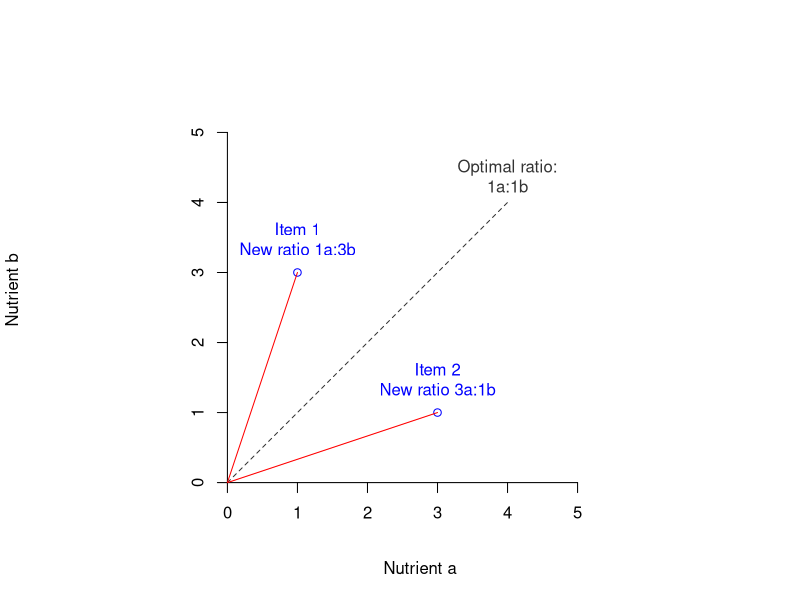
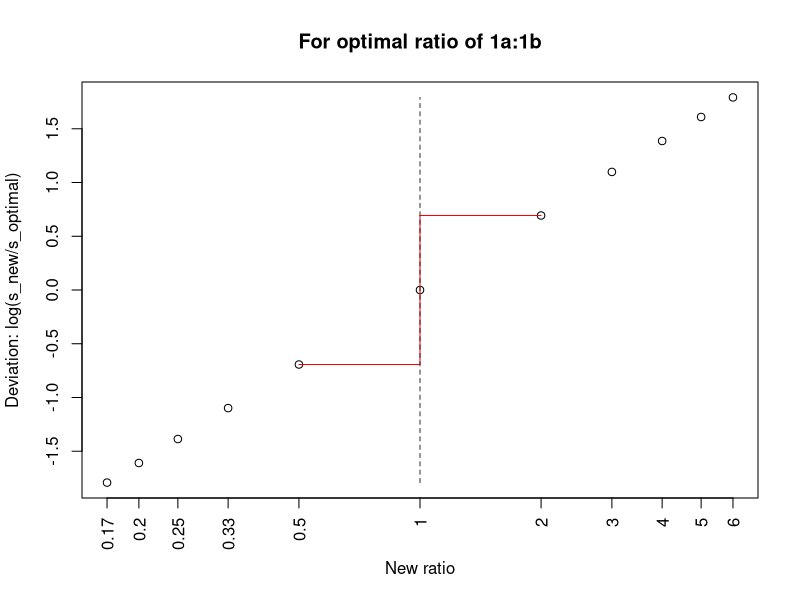
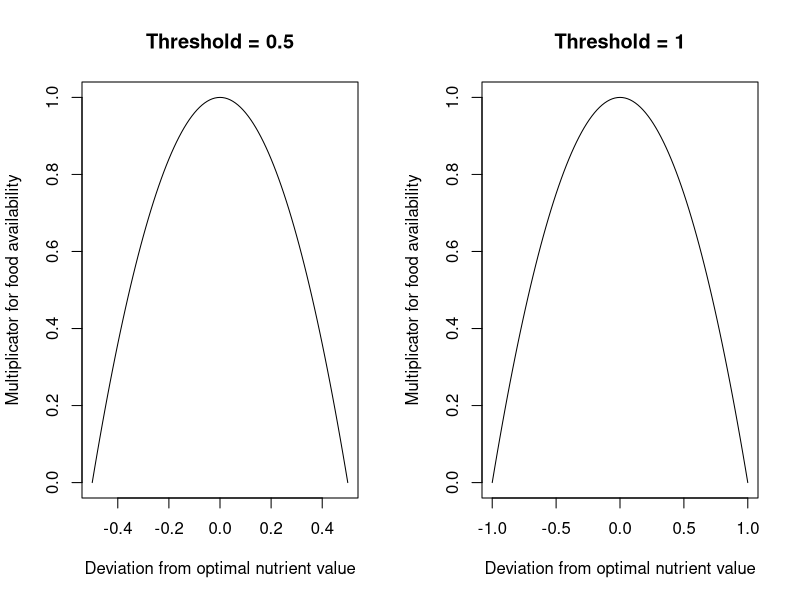

These charts were generated, in order, by the following R code:
## ---- chunk 1
knitr::opts_chunk$set(echo = TRUE, fig.path = "static")
## ---- chunk 2
# diagram <- DiagrammeR::grViz("digraph flowchart {
#   node [shape=box, style = filled];
# 
#     7 [label = 'Electivity Scores', fillcolor = PaleGreen]
# 
#   node[fillcolor = LightCoral]
#     2 [label = 'Availability of Food Resources in the Environment'];
#     3 [label = 'Composition of Food Resources'];
#     4 [label = 'Overall Nutritional Goals'];
# 
#   node[fillcolor = lightblue]
#     1 [label = 'Diet'];
#     6 [label = 'Subjective Availability of Food Resources'];
#     5 [label = 'Current Nutritional State'];
# 
#     2 -> 6[arrowhead = 'none'];
#     6 -> 1;
#     3 -> 1;
#     4 -> 1;
#     5 -> 1;
#     1 -> 5;
#     1 -> 7;
#     2 -> 7;
# 
# subgraph {
#  rank = same; 2; 3; 4;}}")
# diagram = DiagrammeRsvg::export_svg(diagram)
# diagram = charToRaw(diagram) # flatten
# rsvg::rsvg_png(diagram, "diagram.png")
cat("![](diagram.png)")
## ---- chunk 3

# Create Plot 1
{
plot(NA,
     xlim = c(0, 5.5),
     ylim = c(0, 5.5),
     xlab = "Nutrient a",
     ylab = "Nutrient b",
     axes = FALSE,
     asp = 1)

# Add axes
axis(1, pos = 0, at = 0:5, labels = c(0:5))
axis(2, pos = 0, at = 0:5, labels = c(0:5))

# Add line for target ratio
lines(x = c(0, 4), y = c(0, 4), col = "grey20", lty = 2)

# Set point coordinates for potential food items and add points for each of them
xc = c(1, 3)
yc = c(3, 1)
points(x = xc, y = yc, col = "blue")

# Add the lines for new ratios
lines(x = c(0, xc[1]), y = c(0, yc[1]), col = "red")
lines(x = c(0, xc[2]), y = c(0, yc[2]), col = "red")

# Add captions
text(x = 4, y = 4, pos = 3,
     labels = "Optimal ratio:\n1a:1b", col = "grey20")
text(x = xc, y = yc + 0.1, pos = 3,
     labels = paste0("Item ", 1:2, "\nNew ratio ", xc, "a:", yc, "b"),
     col = "blue")
}
## ---- chunk 4
snew <- c(1/6:1, 2:6)
s_opt_1 <- 1
s_opt_2 <- 0.5
plot(x = log(snew), y = log(snew/s_opt_1),
     main = "For optimal ratio of 1a:1b",
     xaxt = "n",
     xlab = "New ratio",
     ylab = "Deviation: log(s_new/s_optimal)")
axis(side = 1, at = log(snew), labels = round(snew, 2),
     las = 2)
# Line for deviations
lines(x = log(c(0.5, 1, 1, 1, 2)),
            y = log(c(0.5, 0.5, 1, 2, 2)/s_opt_1),
            lty = 1, col = "red")
# Optimal line
lines(x = c(log(1), log(1)), y = c(log(min(snew)/1), log(max(snew)/1)),
      lty = 2, col = "grey20")


## ---- chunk 5
par(mfrow = c(1,2))
curve((1 - (x/0.5)^2), from = -0.5, to = 0.5,
      main = "Threshold = 0.5",
      xlab = "Deviation from optimal nutrient value",
      ylab = "Multiplicator for food availability")
curve((1 - (x/1)^2), from = -1, to = 1,
      main = "Threshold = 1",
      xlab = "Deviation from optimal nutrient value",
      ylab = "Multiplicator for food availability")


## ---- chunk 6
geometric_framework <- function(items_nutrients = list(c(3,1), c(1,3), c(1,1)),
                                items_availability = c(0.8, 0.8, 0.8),
                                optimal_ratio = c(2,1),
                                threshold_deviation = 1,
                                n_feeding_events = 100,
                                n_individuals = 10,
                                initial_nutrients = c(0,0),
                                return_class = c("list", "df")) {
  
  # If no return class is specified, use first type in vector (here a list)  
  return_class <- match.arg(return_class)
  
  ## Do some checks
  if (length(items_nutrients) != length(items_availability))
    stop("Length of items_nutrients and items_availability differ.
         Provide nutrients and availability for all items included.")
  if(any(lapply(items_nutrients, length) != 2)) stop("Currently, only two types of nutrients per item allowed.")
  if(any(lapply(items_availability, length) != 1)) stop("Provide one availability value per item.")
  
  
  ## Define Beta density function parameterized with "prob" and "theta" for adding
  # "noise" to food availability. Taken from
  # https://rdrr.io/github/rmcelreath/rethinking/src/R/distributions.r
  rbeta2 <- function( n , prob , theta ) {
    a <- prob * theta
    b <- (1-prob) * theta
    rbeta( n , shape1 = a , shape2 = b)
  }
  
  ## Initialize Variables and Objects
  
  # Prior to the first feeding event, animals current nutrients are the set to initial_nutrients
  current_nutrients_per_individual <- rep(list(initial_nutrients), n_individuals)
  
  # Set up helper variables and vector for probabilities to choose each item
  n_nutrients <- length(items_nutrients[[1]])
  n_items <- length(items_nutrients)
  probability_weight_choosing_item <- rep(NA, n_items)
  
  # Set up matrix for items consumed with feeding events as rows and individuals as columns
  items_consumed <- matrix(NA, nrow = n_feeding_events, ncol = n_individuals)
  
  # Set up array for consumed nutrients with feeding events as rows (first
  # index), individuals as columns (second index), and the different nutrients in
  # the third dimension (third index)
  nutrients_consumed <- array(NA, dim = c(n_feeding_events, n_individuals, n_nutrients))
  
  dimnames(nutrients_consumed) <-  list( 1:n_feeding_events,
                                         1:n_individuals,
                                         1:n_nutrients)
  
  # Save parameters as attributes
  attr(nutrients_consumed, "items_nutrients") <- items_nutrients
  attr(nutrients_consumed, "items_availability") <- items_availability
  attr(nutrients_consumed, "optimal_ratio") <- optimal_ratio
  
  
  # For each item, add inter-individual variability in food availability using the above defined function rbeta2
  availability_per_individual <- t(sapply(items_availability, function(x)
    rbeta2(n = n_individuals, prob = x, theta = 500)))
  
  ## Apply Geometric Framework assumptions to select which food item to include in diet
  
  # Go though all feeding events...
  for (event_i in 1:n_feeding_events) { 
    
    #... and for each feeding event, through all individuals...
    for (individual_j in 1:n_individuals) { 
      
       # ... and for each individual through all items.
      for (item_k in 1:n_items) {
        
  # First, determine how nutrients would look like if item_k is added to current nutrients
    potential_nutrients <- current_nutrients_per_individual[[individual_j]] + items_nutrients[[item_k]]
        
  # Transform optimal ratio and potential ratio from vector to numeric value
    optimal_ratio_numeric <- optimal_ratio[1] / optimal_ratio[2]
    potential_nutrient_ratio_numeric <- potential_nutrients[1] / potential_nutrients[2]

  
  # Calculate the deviation from the optimal nutrient acquisition if item_k was consumed 
    deviation_from_optimal_nutrients <- log(optimal_ratio_numeric/ potential_nutrient_ratio_numeric)
        
  # Set probability to select item_k according to how much the nutrients
  # deviate from the optimal amount.  Note that the probabilities
  # for all different items don't have to sum up to 1 to be
  # used in `sample()`, they are rather considered as relative weights.
        
  # If deviation > threshold, set value to 0
    if(abs(deviation_from_optimal_nutrients) > threshold_deviation){
          probability_weight_choosing_item[item_k] <- 0
    } else {
     # Explanation in text, but in short: if deviation is 0, just use food
     # availability as probability. With increasing deviation, put a larger
     # penalty on item and decrease probability accordingly.The severity of 
     # the penalty is dependent on the threshold of maximum "allowed" deviation 
      probability_weight_choosing_item[item_k] <- (1 - (deviation_from_optimal_nutrients/threshold_deviation)^2) *
      availability_per_individual[[item_k, individual_j]]
     }
        
      }
      
  # Based on probability/weight, select one of the food items 
      item_selected <- sample(x = 1:n_items, size = 1, prob = probability_weight_choosing_item)
  
  # Add the nutrients of the selected item to current nutrients
      current_nutrients_per_individual[[individual_j]] <- current_nutrients_per_individual[[individual_j]] +
        items_nutrients[[item_selected]]
      
  # Assign new current nutrient values to cells in array
      nutrients_consumed[event_i, individual_j, ] <- current_nutrients_per_individual[[individual_j]]
      
  # Store information about which item was included in the diet in a matrix   
      items_consumed[event_i, individual_j] <- item_selected
      
    }
  }
  
  # Finally, return object according to return_class
  if(return_class == "list"){
    
    geom_frame_list <- list(nutrients_consumed, items_consumed)
    names(geom_frame_list) <- c("Consumed Nutrient Units", "Items in Diet")
    
    return(geom_frame_list)
    
  }else if(return_class == "df"){
    
    nutrients_consumed_df <- as.data.frame(as.table(nutrients_consumed[,,1]))
    names(nutrients_consumed_df) <- c("Feeding_event", "Individual", "Nutrient1")
    nutrients_consumed_df$Nutrient2 <- as.vector(nutrients_consumed[,,2])
    nutrients_consumed_df$Item_in_diet <- as.data.frame(as.table(items_consumed))[[3]]
    
    return(nutrients_consumed_df)
  }
}

## ---- chunk 7
## setup for function
items_nutrients <- list(c(3,1), c(1,3), c(1,1))
optimal_ratio <- c(2,1)
threshold_deviation <- 1
n_feeding_events <- 150
n_individuals <- 10
initial_nutrients <-  c(0,0)
return_class <- "df"

## setup for plotting
library(ggplot2)
theme_set(theme_minimal())
optimal_carbohydrates <- 1:200
optimal_protein <- 2* optimal_carbohydrates 


## ---- chunk 8
items_availability_scenario1 <- c(0.2, 0.2, 0.2)

gf_df1 <- geometric_framework(items_nutrients = items_nutrients,
                              items_availability = items_availability_scenario1,
                              optimal_ratio = optimal_ratio,
                              threshold_deviation = threshold_deviation,
                              n_feeding_events = n_feeding_events,
                              n_individuals = n_individuals,
                              initial_nutrients = initial_nutrients,
                              return_class = return_class)
  
  
head(gf_df1)
## ---- chunk 9
items_availability_scenario2 <- c(0.8, 0.2, 0.2)

gf_df2 <- geometric_framework(items_nutrients = items_nutrients,
                              items_availability = items_availability_scenario2,
                              optimal_ratio = optimal_ratio,
                              threshold_deviation = threshold_deviation,
                              n_feeding_events = n_feeding_events,
                              n_individuals = n_individuals,
                              initial_nutrients = initial_nutrients,
                              return_class = return_class)

  
head(gf_df2)
## ---- chunk 10
items_availability_scenario3 <- c(0.2, 0.8, 0.2)

gf_df3 <- geometric_framework(items_nutrients = items_nutrients,
                              items_availability = items_availability_scenario3,
                              optimal_ratio = optimal_ratio,
                              threshold_deviation = threshold_deviation,
                              n_feeding_events = n_feeding_events,
                              n_individuals = n_individuals,
                              initial_nutrients = initial_nutrients,
                              return_class = return_class)

head(gf_df3)
